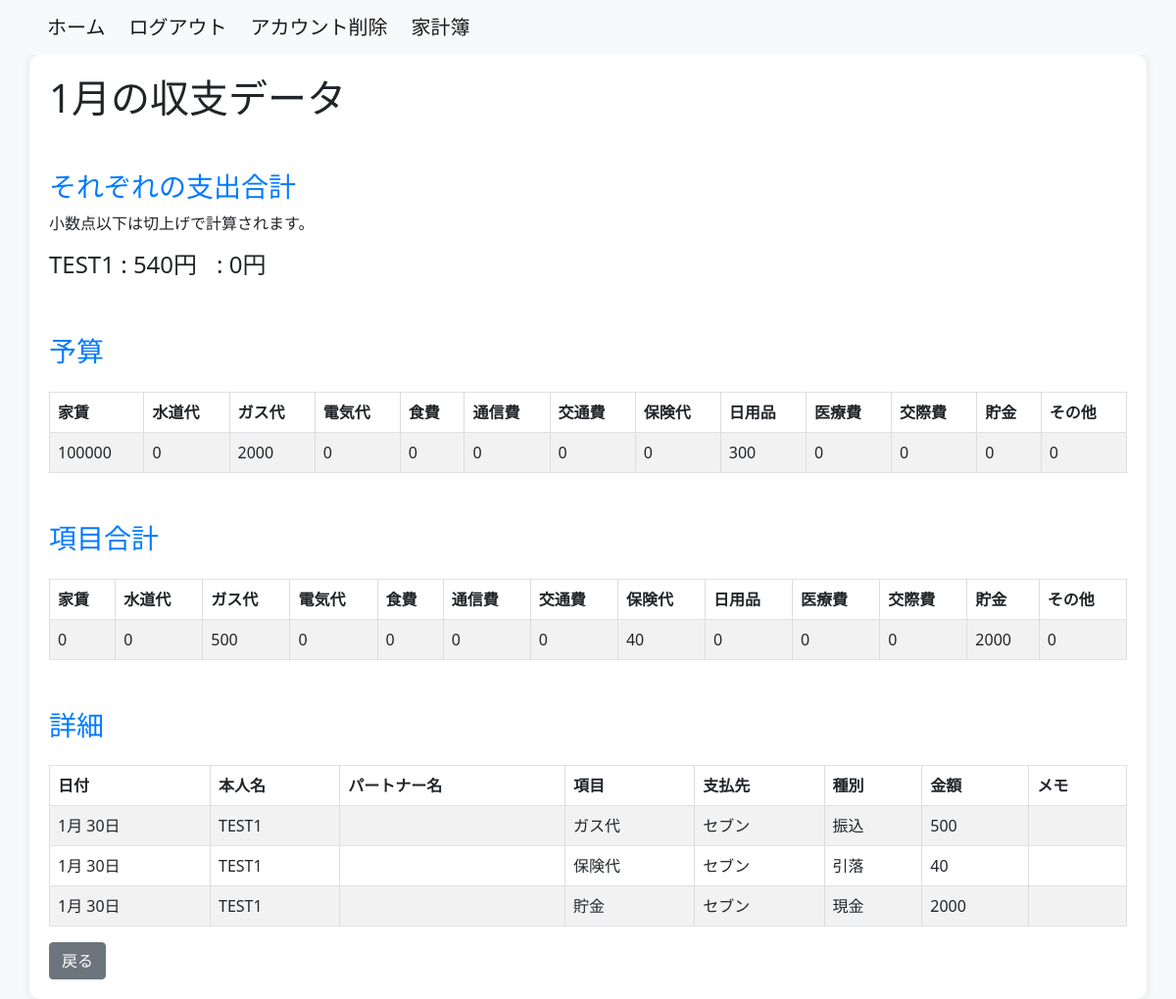
Before: /household_budget/monthly_data/2024-1/ (signed in) with the older database file.
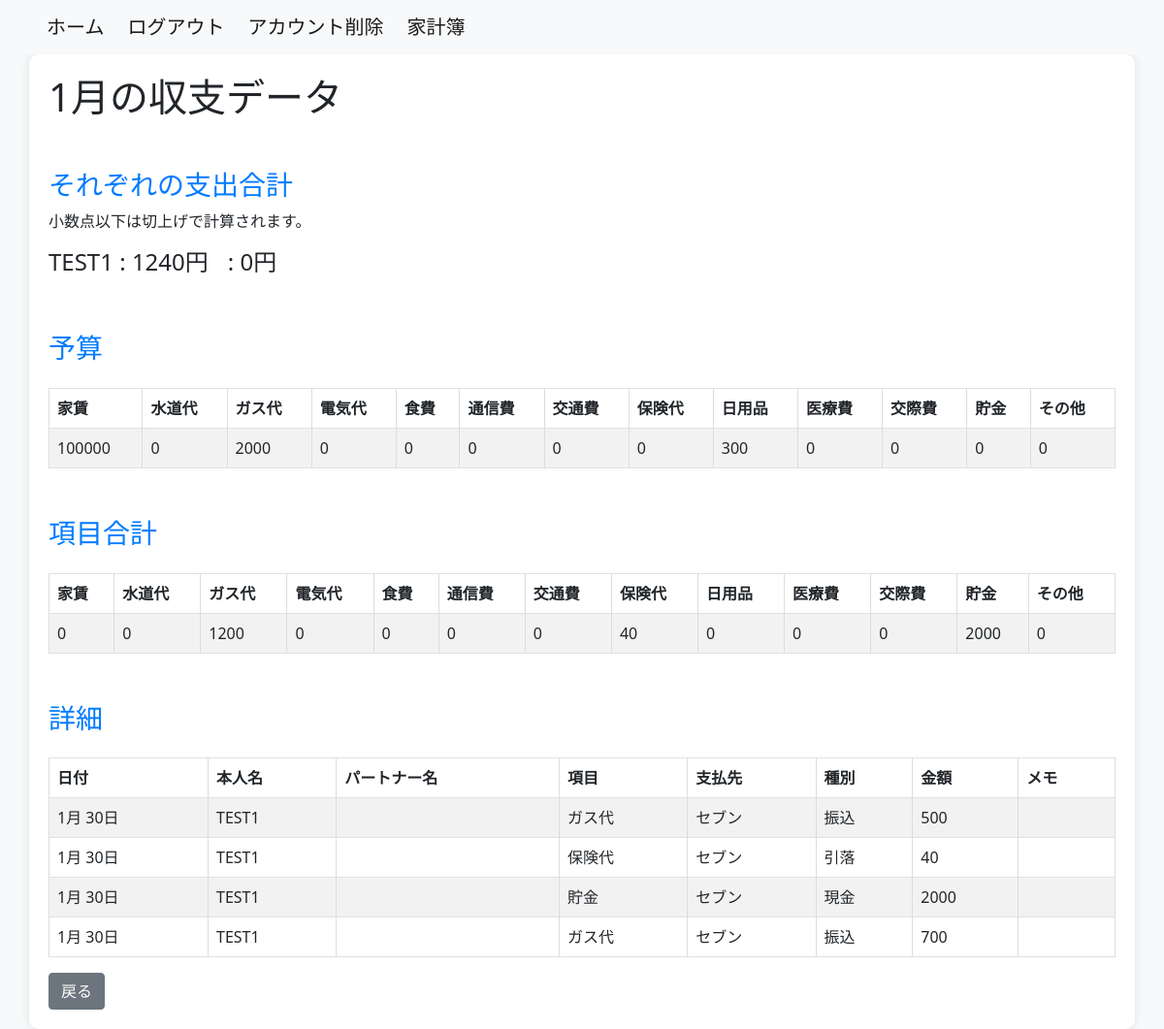
After: the same page with the newer database file.
### household_budget/models.py (models this page shows, shortened)
class Transaction(models.Model):
    user = models.ForeignKey(settings.AUTH_USER_MODEL, on_delete=models.CASCADE)
    event_date = models.DateField()
    name_1 = models.CharField(max_length=20, default='', null=True)
    name_2 = models.CharField(max_length=20, default='', null=True)
    category = models.ForeignKey(Category, on_delete=models.CASCADE)
    payment_type = models.ForeignKey(PaymentType, on_delete=models.CASCADE)
    vendor_name = models.ForeignKey(Vendor, on_delete=models.CASCADE, related_name='vendor_transactions')
    amount = models.IntegerField(default=0)
    memo = models.TextField(null=True)
    class Meta:
        db_table = 'transaction'
        ordering = ['event_date']

class Budget(models.Model):
    user = models.ForeignKey(settings.AUTH_USER_MODEL, on_delete=models.CASCADE)
    event_date = models.DateField(default=datetime.date.today)
    rent_budget = models.IntegerField(default=0)
    water_supply_budget = models.IntegerField(default=0)
    gas_budget = models.IntegerField(default=0)
    electricity_budget = models.IntegerField(default=0)
    food_expenses_budget = models.IntegerField(default=0)
    communication_expenses_budget = models.IntegerField(default=0)
    transportation_expenses_budget = models.IntegerField(default=0)
    insurance_fee_budget = models.IntegerField(default=0)
    daily_necessities_budget = models.IntegerField(default=0)
    medical_bills_budget = models.IntegerField(default=0)
    entertainment_expenses_budget = models.IntegerField(default=0)
    saving_budget = models.IntegerField(default=0)
    add_item_budget = models.IntegerField(default=0)
    class Meta:
        db_table = 'Budget'

class Category(models.Model):
    category_name = models.CharField(max_length=50)
    class Meta:
        db_table = 'category'

class Vendor(models.Model):
    user = models.ForeignKey(settings.AUTH_USER_MODEL, on_delete=models.CASCADE)
    vendor_name = models.CharField(max_length=50)
    class Meta:
        db_table = 'vendor'

class PaymentType(models.Model):
    payment_type = models.CharField(max_length=20)
    class Meta:
        db_table = 'pament_type'

### household_budget/views.py (the view)
# urls.py: path('monthly_data/<int:year>-<int:month>/', M_DataView.as_view(), name='monthly_data'),
@method_decorator(login_required(login_url='/login/'), name='dispatch')
class M_DataView(TemplateView):
    template_name = 'm_data.html'
    def get_context_data(self, **kwargs):
        context = super().get_context_data(**kwargs)
        year = self.kwargs.get('year')
        month = self.kwargs.get('month')
        first_day_of_month = timezone.datetime(int(year), int(month), 1)
        if first_day_of_month.month == 12:
            next_month = 1
            next_year = first_day_of_month.year + 1
        else:
            next_month = first_day_of_month.month + 1
            next_year = first_day_of_month.year
        last_day_of_month = timezone.datetime(next_year, next_month, 1) - timezone.timedelta(days=1)
        monthly_summary = Transaction.objects.filter(
            user=self.request.user,
            event_date__year=year,
            event_date__month=month
        ).values('category__category_name') \
            .annotate(total_amount=Coalesce(Sum('amount'), Value(0)))
        categories = ['家賃', '水道代', 'ガス代', '電気代', '食費', '通信費', '交通費', '保険代', '日用品', '医療費', '交際費', '貯金', 'その他']
        monthly_summary_total= Transaction.objects.filter(
            user=self.request.user,
            event_date__year=year,
            event_date__month=month
        ).values('category__category_name') \
            .annotate(total_amount=Sum('amount'))
        transaction_data = Transaction.objects.filter(user=self.request.user)
        name1_only_monthly_amount = Transaction.objects.filter(
            Q(user=self.request.user) &
            Q(name_1__isnull=False) & ~Q(name_1=''),
            ~Q(category_id=1) & ~Q(category_id=13),
            event_date__range=[first_day_of_month, last_day_of_month]
        ).aggregate(name1_has_data_total_amount=Sum('amount'))['name1_has_data_total_amount'] or 0
        name2_only_monthly_amount = Transaction.objects.filter(
            Q(user=self.request.user) &
            Q(name_2__isnull=False) & ~Q(name_2=''),
            ~Q(category_id=1) & ~Q(category_id=13),
            event_date__range=[first_day_of_month, last_day_of_month]
        ).aggregate(name1_has_data_total_amount=Sum('amount'))['name1_has_data_total_amount'] or 0
        name_monthly_amount = Transaction.objects.filter(
            Q(user=self.request.user) &
            Q(name_1__isnull=False) & Q(name_2__isnull=False) & ~Q(name_1='') & ~Q(name_2=''),
            ~Q(category_id=1) & ~Q(category_id=13),
            event_date__range=[first_day_of_month, last_day_of_month]
        ).aggregate(name_both_total_amount=Sum('amount'))['name_both_total_amount'] or 0
        name_both_half_monthly_amount = math.ceil(name_monthly_amount / 2)
        category_totals_dict = {category_name: {'total_amount': 0} for category_name in categories}
        for category in monthly_summary:
            category_name = category['category__category_name']
            category_totals_dict[category_name] = {
                'total_amount': category['total_amount'] if category['total_amount'] is not None else 0
            }
        monthly_details = Transaction.objects.filter(
            user=self.request.user,
            event_date__year=year,
            event_date__month=month
            )
        latest_budget = Budget.objects.filter(
            user=self.request.user,
            event_date__year=year,
            event_date__month=month
            ).order_by('-event_date').first()
        name1_total_amount = name1_only_monthly_amount - name_monthly_amount + name_both_half_monthly_amount
        name2_total_amount = name2_only_monthly_amount - name_monthly_amount + name_both_half_monthly_amount
        context['year'] = year
        context['month'] = month
        context['category_totals'] = category_totals_dict
        context['monthly_details'] = monthly_details
        context['latest_budget'] = latest_budget
        context['name1_total_amount'] = name1_total_amount
        context['name2_total_amount'] = name2_total_amount
        context['name'] = transaction_data
        return context

### household_budget/templates/m_data.html (shortened to what this page needs)
{% extends 'base.html' %}
{% block content %}
{% load custom_filters %}
<div class="container">
    <h1>{{ month }}月の収支データ</h1>
      <h3>それぞれの支出合計</h3>
      <p>小数点以下は切上げで計算されます。</p>
      <div style="display: flex; gap: 20px;">
      <h4>{{ name.0.name_1 }} : {{ name1_total_amount }}円</h2>
      <h4>{{ name.1.name_2 }} : {{ name2_total_amount }}円</h2>
      </div>
    <h3>予算</h3>
    <table class="table table-striped table-bordered mt-4">
        <thead class="thead-dark">
            <tr>
                <th>家賃</th>
                <th>水道代</th>
                <th>ガス代</th>
                <th>電気代</th>
                <th>食費</th>
                <th>通信費</th>
                <th>交通費</th>
                <th>保険代</th>
                <th>日用品</th>
                <th>医療費</th>
                <th>交際費</th>
                <th>貯金</th>
                <th>その他</th>
            </tr>
        </thead>
        <tbody>
            <tr>
                <td>{{ latest_budget.rent_budget }}</td>
                <td>{{ latest_budget.water_supply_budget }}</td>
                <td>{{ latest_budget.gas_budget }}</td>
                <td>{{ latest_budget.electricity_budget }}</td>
                <td>{{ latest_budget.food_expenses_budget }}</td>
                <td>{{ latest_budget.communication_expenses_budget }}</td>
                <td>{{ latest_budget.transportation_expenses_budget }}</td>
                <td>{{ latest_budget.insurance_fee_budget }}</td>
                <td>{{ latest_budget.daily_necessities_budget }}</td>
                <td>{{ latest_budget.medical_bills_budget }}</td>
                <td>{{ latest_budget.entertainment_expenses_budget }}</td>
                <td>{{ latest_budget.saving_budget }}</td>
                <td>{{ latest_budget.add_item_budget }}</td>
            </tr>
        </tbody>
    </table>
<h3>項目合計</h3>
<table class="table table-striped table-bordered mt-4">
    <thead class="thead-dark">
        <tr>
            {% for category_name, category_data in category_totals.items %}
                <th>{{ category_name }}</th>
            {% endfor %}
        </tr>
    </thead>
    <tbody>
        <tr>
            {% for category_name, category_data in category_totals.items %}
                <td>{{ category_data.total_amount }}</td>
            {% endfor %}
        </tr>
    </tbody>
</table>
    <h3>詳細</h3>
    <table class="table table-striped table-bordered mt-4">
        <thead class="thead-dark">
            <tr>
                <th>日付</th>
                <th>本人名</th>
                <th>パートナー名</th>
                <th>項目</th>
                <th>支払先</th>
                <th>種別</th>
                <th>金額</th>
                <th>メモ</th>
            </tr>
        </thead>
        <tbody>
            {% for detail in monthly_details %}
                <tr>
                    <td>{{ detail.event_date|date:"n月 j日" }}</td>
                    <td>{{ detail.name_1 }}</td>
                    <td>{{ detail.name_2 }}</td>
                    <td>{{ detail.category.category_name }}</td>
                    <td>{{ detail.vendor_name.vendor_name }}</td>
                    <td>{{ detail.payment_type.payment_type }}</td>
                    <td>{{ detail.amount }}</td>
                    <td>{{ detail.memo }}</td>
                </tr>
            {% endfor %}
        </tbody>
    </table>
<a href="{% url 'accounts:data_2024' %}" class="btn btn-secondary ml-2">戻る</a>
</div>
</html>
{% endblock %}

### templates/base.html (shortened to what this page needs)
<!DOCTYPE html>
<html lang="ja">
   <head>
      <link href="https://cdn.jsdelivr.net/npm/bootstrap@5.0.2/dist/css/bootstrap.min.css" rel="stylesheet">
   </head>
   <body>
      <nav class="navbar navbar-expand-lg navbar-light bg-light">
         <a class="navbar-brand ms-5" href="{% url 'accounts:home' %}">ホーム</a>
         {% if user.is_authenticated %}
         <a class="navbar-brand ms-2" href="{% url 'accounts:logout' %}">ログアウト</a>
         <a class="navbar-brand ms-2" href="{% url 'accounts:delete' %}">アカウント削除</a>
         {% else %}
         <a class="navbar-brand ms-2" href="{% url 'accounts:login' %}">ログイン</a>
         <a class="navbar-brand ms-2" href="{% url 'accounts:regist' %}">アカウント登録</a>
         {% endif %}
         <a class="navbar-brand ms-2" href="{% url 'accounts:user' %}">家計簿</a>
      </nav>
      {% block content %}{% endblock %}
   </body>
</html>

### household_budget/templates/m_data.html (style rules this page uses)
body { background-color: #f8f9fa; }
.container { background-color: #fff; border-radius: 10px; box-shadow: 0 0 10px rgba(0, 0, 0, 0.1); padding: 20px; }
h3 { margin-top: 50px; color: #007bff; }
table { width: 100%; border-collapse: collapse; margin-top: 10px; }
th, td { border: 2px solid #ddd; padding: 8px; text-align: left; }

Changed rows visible on the page:
added Transaction: event_date "1月 30日", name_1 "TEST1", category.category_name "ガス代", vendor_name.vendor_name "セブン", payment_type.payment_type "振込", amount "700"
Other visible differences:
{{ name1_total_amount }}: "540" → "1240"
new list line: "1200"
list line gone: "500"
